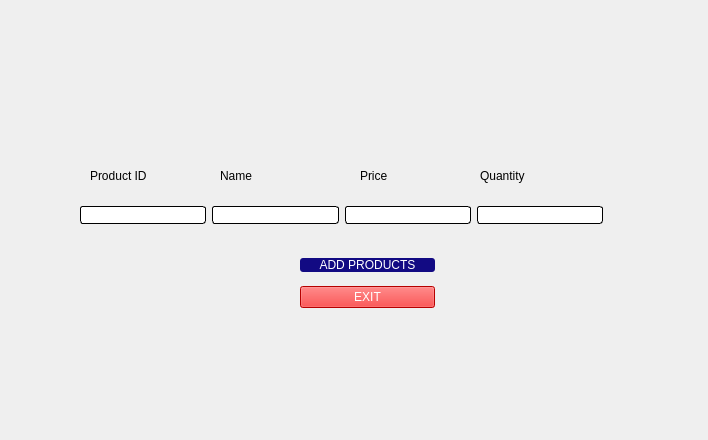
<?xml version="1.0" encoding="UTF-8"?>
<ui version="4.0">
 <class>Addproduct</class>
 <widget class="QDialog" name="Addproduct">
  <property name="geometry">
   <rect>
    <x>0</x>
    <y>0</y>
    <width>708</width>
    <height>440</height>
   </rect>
  </property>
  <property name="windowTitle">
   <string>Dialog</string>
  </property>
  <widget class="QLabel" name="label_pid">
   <property name="geometry">
    <rect>
     <x>90</x>
     <y>160</y>
     <width>101</width>
     <height>31</height>
    </rect>
   </property>
   <property name="styleSheet">
    <string notr="true">color: black;
font: 700 10pt &quot;Segoe UI&quot;;
</string>
   </property>
   <property name="text">
    <string>Product ID</string>
   </property>
  </widget>
  <widget class="QLabel" name="label_2">
   <property name="geometry">
    <rect>
     <x>220</x>
     <y>160</y>
     <width>111</width>
     <height>31</height>
    </rect>
   </property>
   <property name="styleSheet">
    <string notr="true">color: black;
font: 700 10pt &quot;Segoe UI&quot;;
</string>
   </property>
   <property name="text">
    <string>Name</string>
   </property>
  </widget>
  <widget class="QLabel" name="label_3">
   <property name="geometry">
    <rect>
     <x>360</x>
     <y>160</y>
     <width>111</width>
     <height>31</height>
    </rect>
   </property>
   <property name="styleSheet">
    <string notr="true">color: black;
font: 700 10pt &quot;Segoe UI&quot;;
</string>
   </property>
   <property name="text">
    <string>Price</string>
   </property>
  </widget>
  <widget class="QLabel" name="label_4">
   <property name="geometry">
    <rect>
     <x>480</x>
     <y>160</y>
     <width>111</width>
     <height>31</height>
    </rect>
   </property>
   <property name="styleSheet">
    <string notr="true">color: black;
font: 700 10pt &quot;Segoe UI&quot;;
</string>
   </property>
   <property name="text">
    <string>Quantity</string>
   </property>
  </widget>
  <widget class="QWidget" name="layoutWidget">
   <property name="geometry">
    <rect>
     <x>80</x>
     <y>200</y>
     <width>523</width>
     <height>30</height>
    </rect>
   </property>
   <layout class="QHBoxLayout" name="horizontalLayout">
    <item>
     <widget class="QLineEdit" name="lineEdit_productid">
      <property name="styleSheet">
       <string notr="true">background-color:white;
font: 700 10pt &quot;Segoe UI&quot;;
color: black;
border: 1px solid black;
border-radius: 3px;</string>
      </property>
     </widget>
    </item>
    <item>
     <widget class="QLineEdit" name="lineEdit_name">
      <property name="styleSheet">
       <string notr="true">background-color:white;
font: 700 10pt &quot;Segoe UI&quot;;
color: black;
border: 1px solid black;
border-radius: 3px;</string>
      </property>
     </widget>
    </item>
    <item>
     <widget class="QLineEdit" name="lineEdit_price">
      <property name="styleSheet">
       <string notr="true">background-color:white;
font: 700 10pt &quot;Segoe UI&quot;;
color: black;
border: 1px solid black;
border-radius: 3px;</string>
      </property>
     </widget>
    </item>
    <item>
     <widget class="QLineEdit" name="lineEdit_quantity">
      <property name="styleSheet">
       <string notr="true">background-color:white;
font: 700 10pt &quot;Segoe UI&quot;;
color: black;
border: 1px solid black;
border-radius: 3px;</string>
      </property>
     </widget>
    </item>
   </layout>
  </widget>
  <widget class="QWidget" name="layoutWidget">
   <property name="geometry">
    <rect>
     <x>300</x>
     <y>250</y>
     <width>135</width>
     <height>67</height>
    </rect>
   </property>
   <layout class="QVBoxLayout" name="verticalLayout">
    <item>
     <widget class="QPushButton" name="pushButton_addproduct">
      <property name="styleSheet">
       <string notr="true">background-color: rgb(18,10,131);
font: 700 10pt &quot;Segoe UI&quot;;
color: rgb(255, 255, 255);
border: 1px;
border-radius: 3px;
</string>
      </property>
      <property name="text">
       <string>ADD PRODUCTS</string>
      </property>
     </widget>
    </item>
    <item>
     <widget class="QPushButton" name="pushButton_cancel">
      <property name="styleSheet">
       <string notr="true">background-color:rgb(255, 0, 0);
color: white;
font: 700 10pt &quot;Segoe UI&quot;;
border: 1pz solid black;
</string>
      </property>
      <property name="text">
       <string>EXIT</string>
      </property>
     </widget>
    </item>
   </layout>
  </widget>
  <widget class="QLabel" name="label">
   <property name="geometry">
    <rect>
     <x>60</x>
     <y>410</y>
     <width>63</width>
     <height>20</height>
    </rect>
   </property>
   <property name="text">
    <string/>
   </property>
  </widget>
 </widget>
 <resources/>
 <connections/>
</ui>
